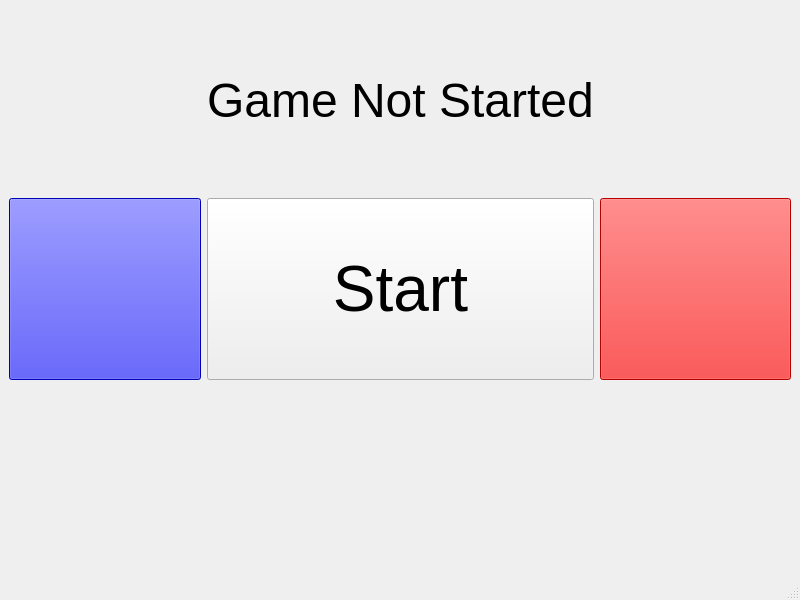
<?xml version="1.0" encoding="UTF-8"?>
<ui version="4.0">
 <class>MainWindow</class>
 <widget class="QMainWindow" name="MainWindow">
  <property name="geometry">
   <rect>
    <x>0</x>
    <y>0</y>
    <width>800</width>
    <height>600</height>
   </rect>
  </property>
  <property name="windowTitle">
   <string>MainWindow</string>
  </property>
  <widget class="QWidget" name="centralwidget">
   <layout class="QGridLayout" name="gridLayout">
    <item row="2" column="3">
     <widget class="QPushButton" name="redButton">
      <property name="sizePolicy">
       <sizepolicy hsizetype="Preferred" vsizetype="Preferred">
        <horstretch>0</horstretch>
        <verstretch>0</verstretch>
       </sizepolicy>
      </property>
      <property name="styleSheet">
       <string notr="true">background: rgb(255, 0, 0)</string>
      </property>
      <property name="text">
       <string/>
      </property>
     </widget>
    </item>
    <item row="9" column="1" colspan="3">
     <widget class="QLabel" name="twistTutorial">
      <property name="text">
       <string/>
      </property>
      <property name="wordWrap">
       <bool>true</bool>
      </property>
     </widget>
    </item>
    <item row="2" column="2">
     <widget class="QPushButton" name="startButton">
      <property name="sizePolicy">
       <sizepolicy hsizetype="Preferred" vsizetype="Preferred">
        <horstretch>0</horstretch>
        <verstretch>0</verstretch>
       </sizepolicy>
      </property>
      <property name="font">
       <font>
        <pointsize>48</pointsize>
       </font>
      </property>
      <property name="text">
       <string>Start</string>
      </property>
      <property name="iconSize">
       <size>
        <width>20</width>
        <height>20</height>
       </size>
      </property>
     </widget>
    </item>
    <item row="2" column="1">
     <widget class="QPushButton" name="blueButton">
      <property name="sizePolicy">
       <sizepolicy hsizetype="Preferred" vsizetype="Preferred">
        <horstretch>0</horstretch>
        <verstretch>0</verstretch>
       </sizepolicy>
      </property>
      <property name="styleSheet">
       <string notr="true">background: rgb(0,0,255)</string>
      </property>
      <property name="text">
       <string/>
      </property>
     </widget>
    </item>
    <item row="1" column="2">
     <widget class="QLabel" name="gameLabel">
      <property name="font">
       <font>
        <family>Helvetica Neue</family>
        <pointsize>36</pointsize>
        <italic>false</italic>
       </font>
      </property>
      <property name="text">
       <string>Game Not Started</string>
      </property>
      <property name="scaledContents">
       <bool>false</bool>
      </property>
     </widget>
    </item>
   </layout>
  </widget>
  <widget class="QMenuBar" name="menubar">
   <property name="geometry">
    <rect>
     <x>0</x>
     <y>0</y>
     <width>800</width>
     <height>25</height>
    </rect>
   </property>
  </widget>
  <widget class="QStatusBar" name="statusbar"/>
 </widget>
 <resources/>
 <connections/>
</ui>
